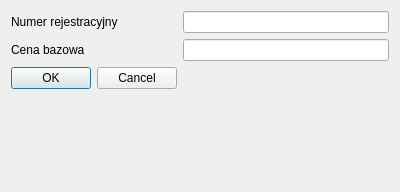
<?xml version="1.0" encoding="UTF-8"?>
<ui version="4.0">
 <class>NewBicycle</class>
 <widget class="QDialog" name="NewBicycle">
  <property name="geometry">
   <rect>
    <x>0</x>
    <y>0</y>
    <width>400</width>
    <height>192</height>
   </rect>
  </property>
  <property name="windowTitle">
   <string>Nowy rower</string>
  </property>
  <layout class="QFormLayout" name="formLayout">
   <item row="0" column="0">
    <widget class="QLabel" name="label_2">
     <property name="text">
      <string>Numer rejestracyjny</string>
     </property>
    </widget>
   </item>
   <item row="0" column="1">
    <widget class="QLineEdit" name="id"/>
   </item>
   <item row="1" column="0">
    <widget class="QLabel" name="label_3">
     <property name="text">
      <string>Cena bazowa</string>
     </property>
    </widget>
   </item>
   <item row="1" column="1">
    <widget class="QLineEdit" name="baseRentPrice"/>
   </item>
   <item row="2" column="0">
    <widget class="QDialogButtonBox" name="buttonBox">
     <property name="orientation">
      <enum>Qt::Horizontal</enum>
     </property>
     <property name="standardButtons">
      <set>QDialogButtonBox::Cancel|QDialogButtonBox::Ok</set>
     </property>
    </widget>
   </item>
  </layout>
 </widget>
 <resources/>
 <connections>
  <connection>
   <sender>buttonBox</sender>
   <signal>accepted()</signal>
   <receiver>NewBicycle</receiver>
   <slot>accept()</slot>
   <hints>
    <hint type="sourcelabel">
     <x>248</x>
     <y>254</y>
    </hint>
    <hint type="destinationlabel">
     <x>157</x>
     <y>274</y>
    </hint>
   </hints>
  </connection>
  <connection>
   <sender>buttonBox</sender>
   <signal>rejected()</signal>
   <receiver>NewBicycle</receiver>
   <slot>reject()</slot>
   <hints>
    <hint type="sourcelabel">
     <x>316</x>
     <y>260</y>
    </hint>
    <hint type="destinationlabel">
     <x>286</x>
     <y>274</y>
    </hint>
   </hints>
  </connection>
 </connections>
</ui>
